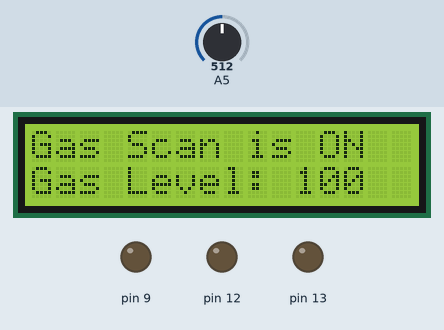
This sketch was run on a simulated Arduino Uno, built with avr-gcc and run on an emulated ATmega328P. On the bench: 16×2 character LCD, output pins drawn as LEDs (lit = HIGH). Inputs (shaded band) come from the test bench; at power-on: A5 = 512. What the sketch prints to the serial monitor is not drawn.

Above: at 3.1 s.
At 4.2 s:
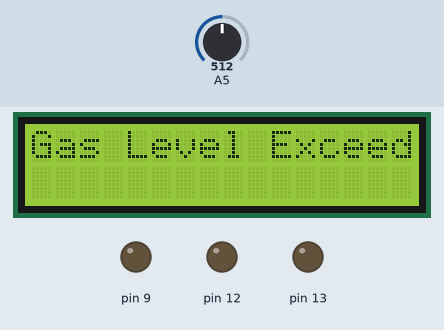
4.3 s: A5 set to 336
At 9.8 s:
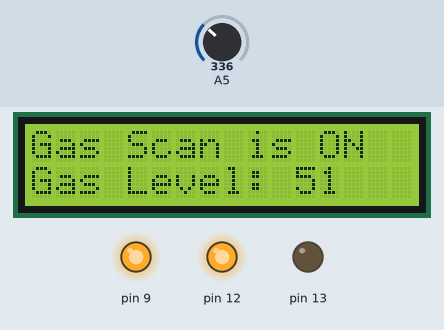
16.2 s: A5 set to 314
At 23.1 s:
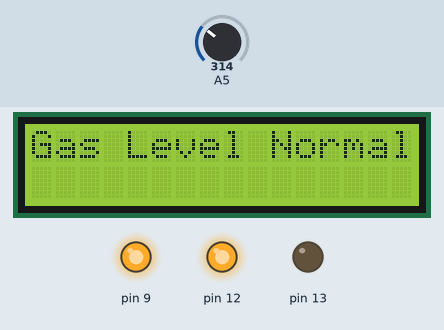
28.1 s: A5 set to 511
At 35.5 s:
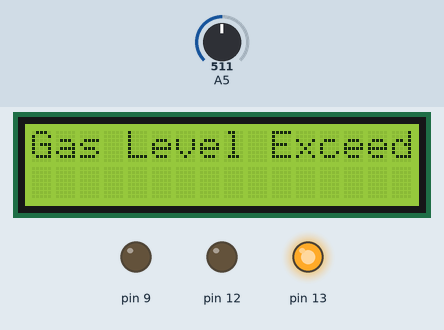
Timing chart, 0 to 40.6 s (numbered marks = the images above; inputs shaded):
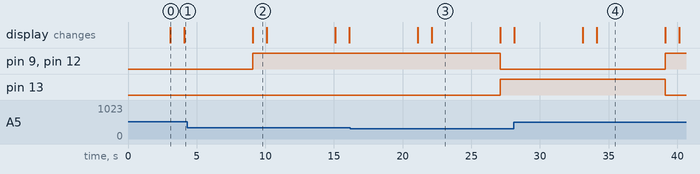

The sketch:

sketch_oct24a.ino
```cpp
#include <LiquidCrystal.h>
LiquidCrystal lcd(7,6,5,4,3,2);
#include<SoftwareSerial.h>

SoftwareSerial ArduinoUno(10,11);

//int gas = A0;
//int data = 0;
void setup() {
  // put your setup code here, to run once:
//randomSeed(analogRead(0));
ArduinoUno.begin(115200);
Serial.begin(115200);
lcd.begin(16,2);
pinMode(A5,INPUT);
lcd.print(" Gas Leakage ");
lcd.setCursor(0,1);
lcd.print("Detection System");
delay(3000);
lcd.clear();
pinMode(13, OUTPUT);
pinMode(12,OUTPUT);
pinMode(9, OUTPUT);
pinMode(10,INPUT);
pinMode(11,OUTPUT);
}

void loop() {
  // put your main code here, to run repeatedly:
int data = analogRead(A5)-285;
if(data<=0)
  data=0;
if(data>=100)
  data=100;
Serial.print("Gas Level: ");
Serial.println(data);
lcd.print ("Gas Scan is ON");
lcd.setCursor(0,1);
lcd.print("Gas Level: ");
lcd.print(data);
ArduinoUno.print(data);
//ArduinoUno.println("\n");
delay(1000);

if ( data > 40) //
{
//SendMessage();
Serial.println("Gas detect alarm");
lcd.clear();
lcd.setCursor(0,0);
lcd.print("Gas Level Exceed");
delay(5000);
digitalWrite(12, HIGH);
digitalWrite(13, LOW);
digitalWrite(9, HIGH);
}
else
{
Serial.println("Gas Level Low");
lcd.clear();
lcd.setCursor(0,0);
lcd.print("Gas Level Normal");
delay(5000);
digitalWrite(13, HIGH);
digitalWrite(12, LOW);
digitalWrite(9, LOW);
}

lcd.clear();
}
```

Measured:
- the behaviour switches between 326 and 325 on A5 (found by bisection; images 2 and 3)
- after the input at 16.2 s, pin 9, pin 12: HIGH → LOW after 10.9 s; pin 13: LOW → HIGH after 10.9 s
- after the input at 28.1 s, pin 9, pin 12: LOW → HIGH after 11.0 s; pin 13: HIGH → LOW after 11.0 s
- what the display in image 0 shows lasts 1.0 s, from 3.1 s to 4.1 s
- what the display in image 3 shows lasts 5.0 s, from 22.1 s to 27.1 s
